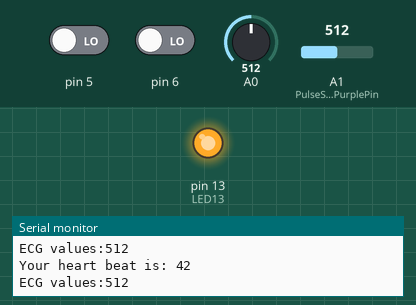
Simulated run of this sketch. Board: Arduino Uno, built with avr-gcc and run on an emulated ATmega328P. Shown: output pins drawn as LEDs (lit = HIGH), the last lines printed to the serial monitor. The inputs (shaded band) are chosen by the test bench; at power-on: A1 (PulseSensorPurplePin) = 512, A0 = 512, pin 5 LOW, pin 6 LOW.

Above: at 1.2 s.
1.3 s: A1 (PulseSensorPurplePin) set to 34
4.3 s: A1 (PulseSensorPurplePin) set to 27
At 5.2 s:
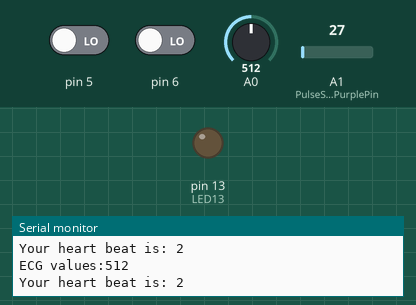
5.8 s: A0 set to 109
8.8 s: A0 set to 93
11.9 s: A1 (PulseSensorPurplePin) set to 122
At 13.1 s:
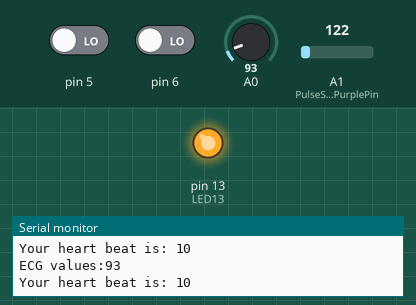
Timing chart, 0 to 14.4 s (numbered marks = the images above; inputs shaded):
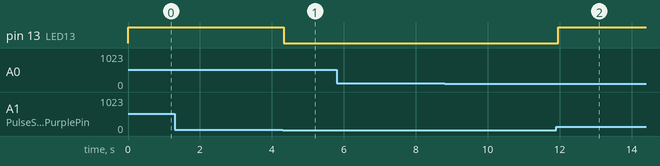

The sketch:

ECG_plus_bpm.ino
```cpp
#include <SoftwareSerial.h>

#define sensorPin 7 //DC

unsigned long lastEvent = 0; //DC

int PulseSensorPurplePin = A1;
int LED13=13;
int Signal;
int Threshold =30;
int S;
int k;

SoftwareSerial mySerial(10, 11);

void setup()
{
	// pinMode(sensorPin, INPUT); //DC
  pinMode(5, INPUT);
  pinMode(6, INPUT);
  pinMode(LED13,OUTPUT);
  Serial.begin(9600);
  mySerial.begin(9600);
}

void loop ()
{
  //BPM
  Signal = analogRead(PulseSensorPurplePin);
  S=(Signal/12);
  Serial.print("Your heart beat is: ");
  Serial.println(S);
  mySerial.println(S);
  if(Signal > Threshold)
  {
    digitalWrite(LED13, HIGH);
  }
  else
  {
    digitalWrite(LED13, LOW);
  }
  // ECG:
  if((digitalRead(5) == 1)||(digitalRead(6) == 1)){
  Serial.println('!');
  }
  else
  {
    Serial.print("ECG values:");
    Serial.println(analogRead(A0));
  }
}
```

Measured:
- the behaviour switches between 31 and 30 on A1 (PulseSensorPurplePin) (found by bisection; images 0 and 1)
- after the input at 4.3 s, pin 13 (LED13): HIGH → LOW at once
- after the input at 11.9 s, pin 13 (LED13): LOW → HIGH after 0.06 s
